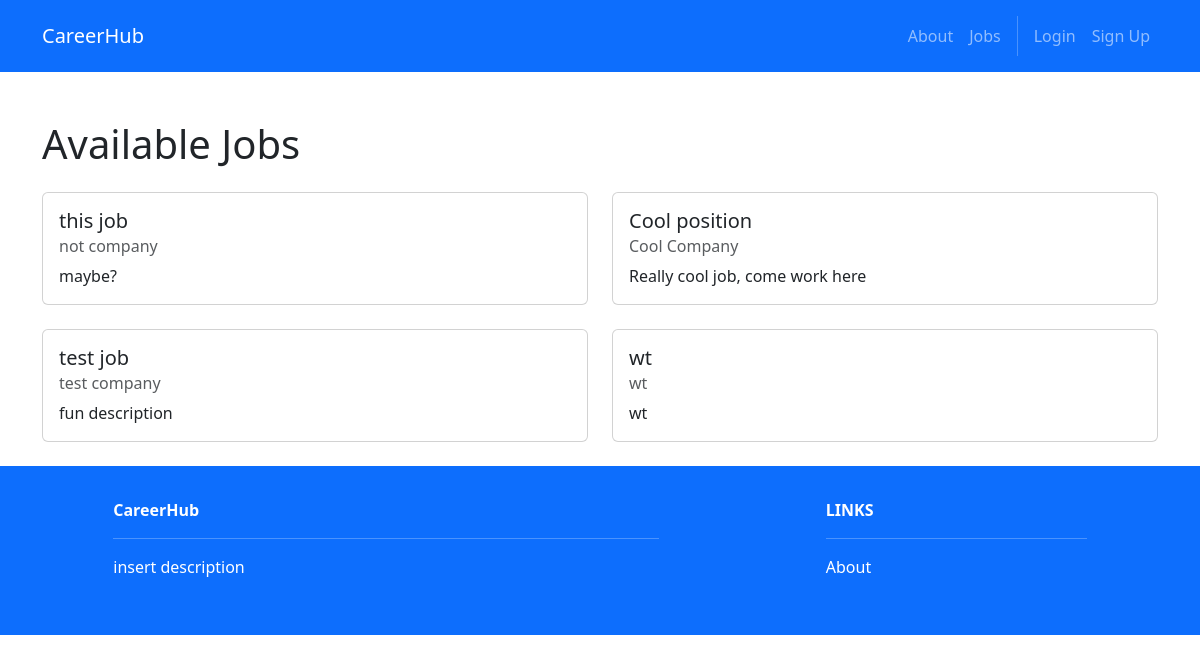
Page /recruiters/ on the earlier database version.
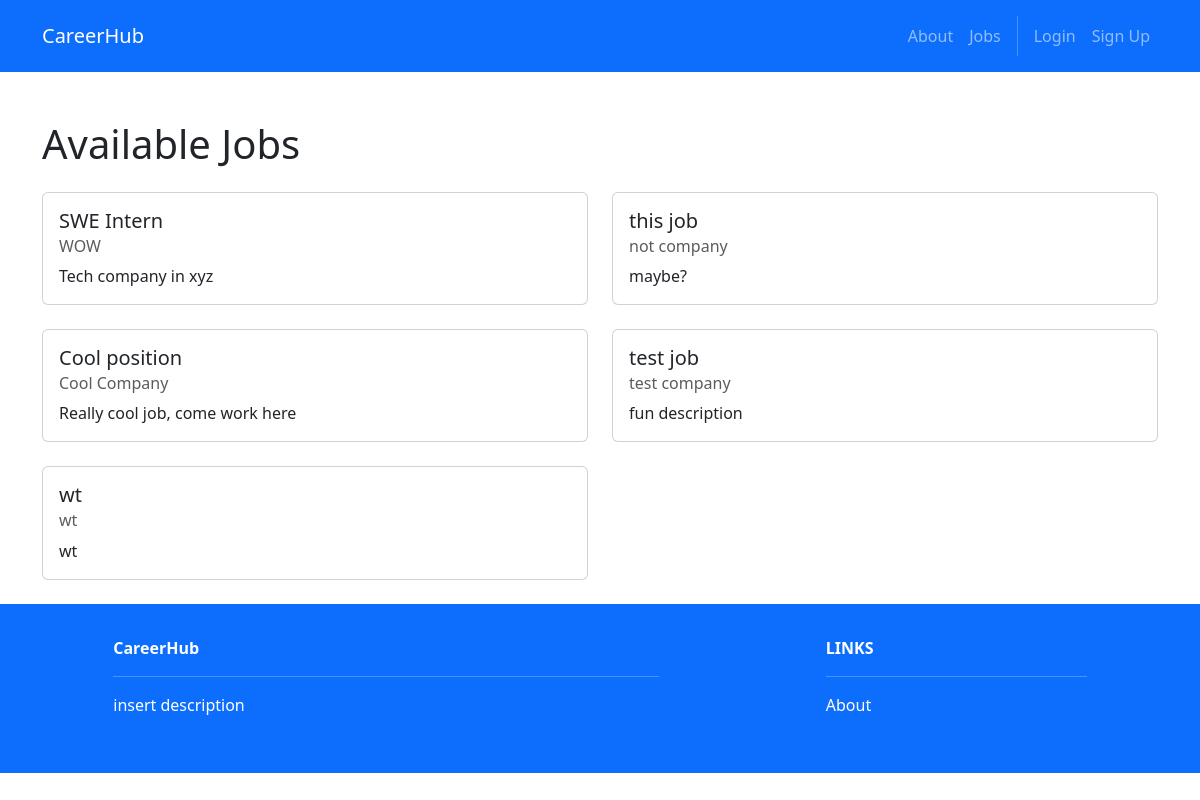
Same page on the later database version.
### recruiters/models.py (models this page shows, shortened)
class Post(models.Model):
    id = models.AutoField(primary_key=True)
    title = models.CharField(max_length=200)
    company = models.CharField(max_length=200)
    description = models.TextField()
    location = models.CharField(max_length=200)
    lat = models.FloatField(null=True, blank=True)
    lng = models.FloatField(null=True, blank=True)
    salary_range = models.CharField(max_length=100)
    required_skills = models.ManyToManyField(Skill)
    recruiter = models.ForeignKey(User, on_delete=models.CASCADE)
    created_at = models.DateTimeField(auto_now_add=True)
    updated_at = models.DateTimeField(auto_now=True)
    VISA_CHOICES = [
        ('yes', 'Yes'),
        ('no', 'No'),
    ]
    visa_sponsorship = models.CharField(max_length=3, choices=VISA_CHOICES, default='no')

### recruiters/views.py (the view)
# urls.py: path('', views.index, name='home.index'),
def index(request):
    posts = Post.objects.all().order_by('-created_at')
    return render(request, 'recruiters/index.html', {'posts': posts})

### recruiters/templates/recruiters/index.html (shortened to what this page needs)
{% extends 'base.html' %}
{% block content %}
<div class="container mt-5">
    <h1>Available Jobs</h1>
    <div class="row mt-4">
        {% for post in posts %}
        <div class="col-md-6 mb-4">
            <div class="card">
                <div class="card-body">
                    <h5 class="card-title">{{ post.title }}</h5>
                    <h6 class="card-subtitle mb-2 text-muted">{{ post.company }}</h6>
                    <p class="card-text">{{ post.description|truncatewords:30 }}</p>
                </div>
            </div>
        </div>
        {% endfor %}
    </div>
</div>
{% endblock %}

Differences in the rows shown:
added Post: title "SWE Intern", company "WOW", description "Tech company in xyz"
